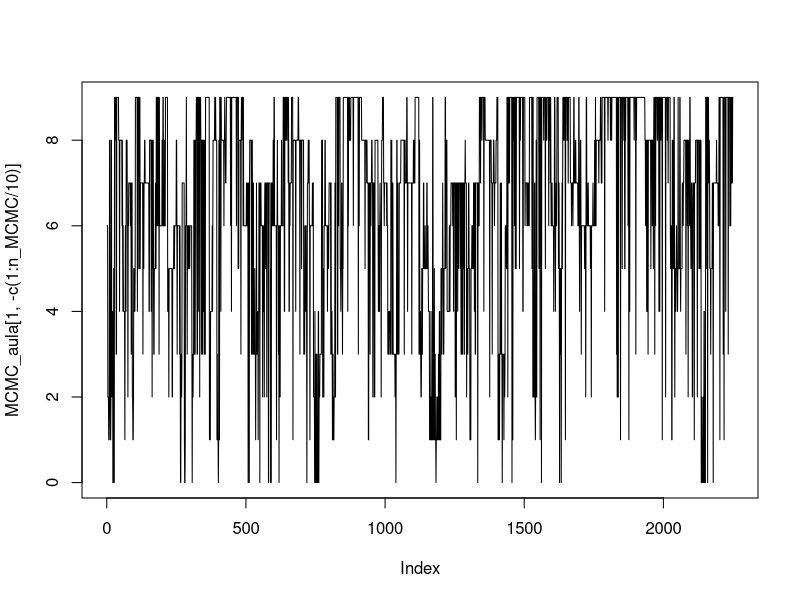
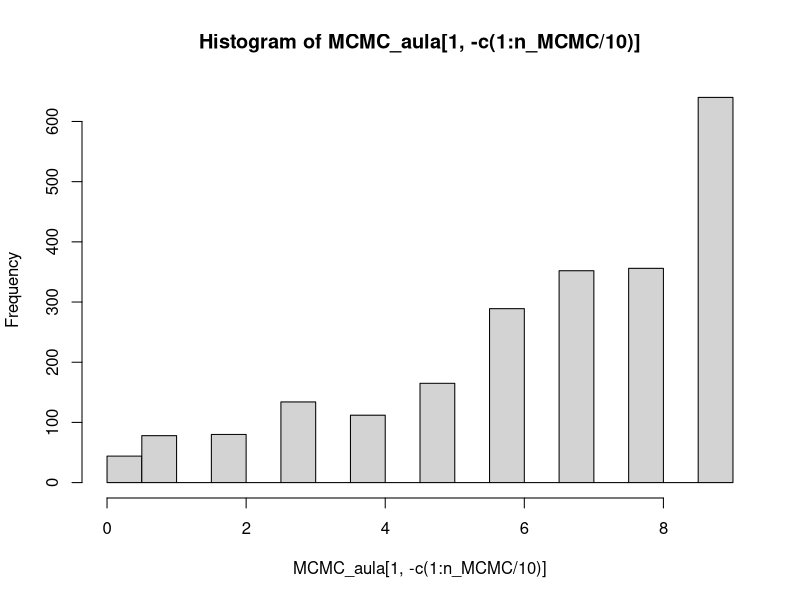
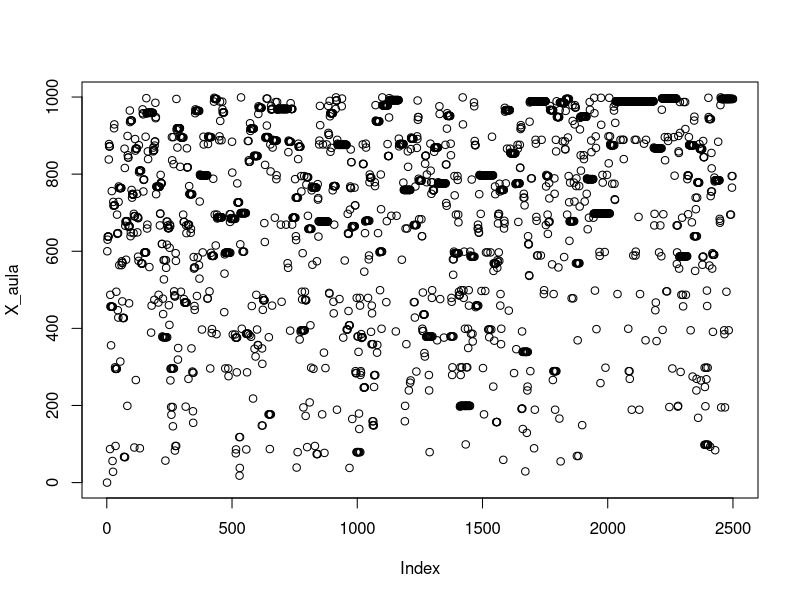
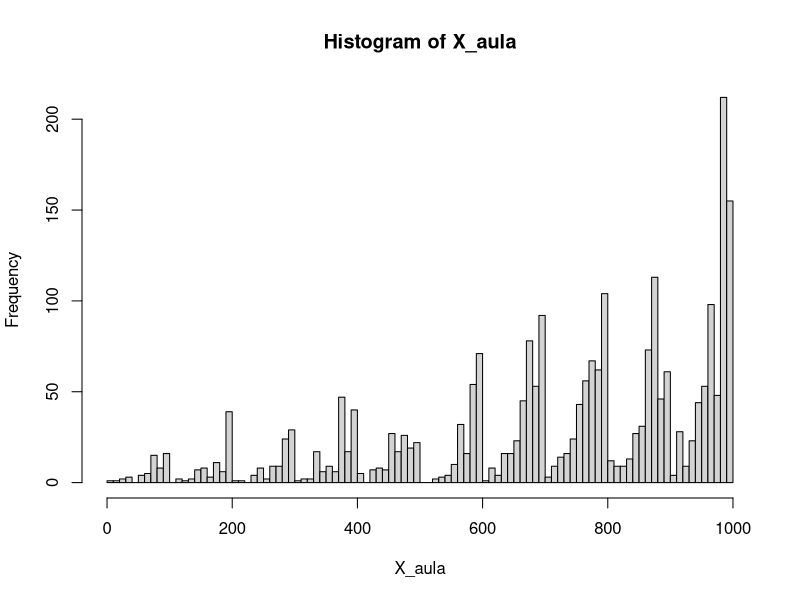
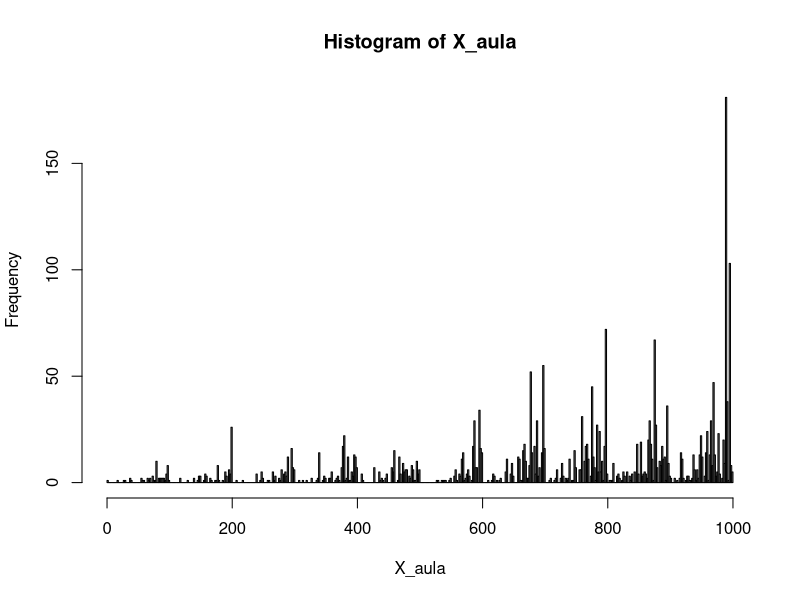
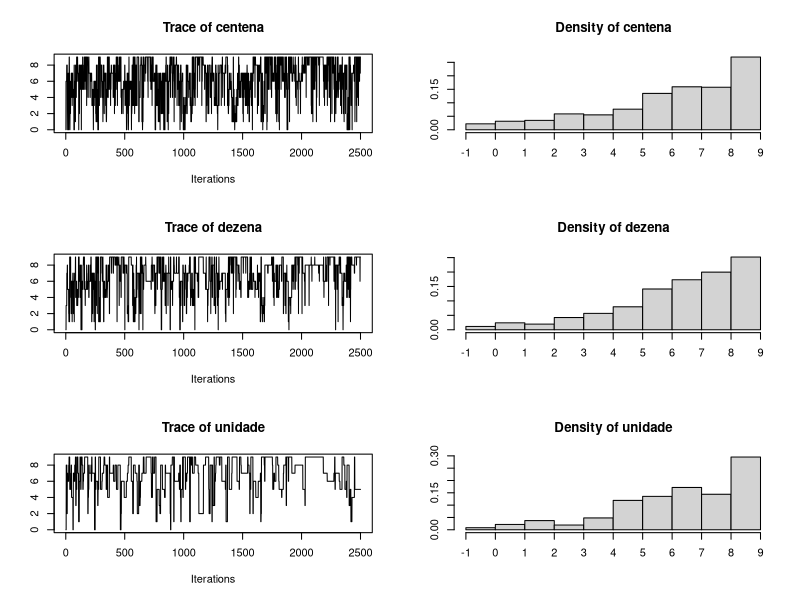
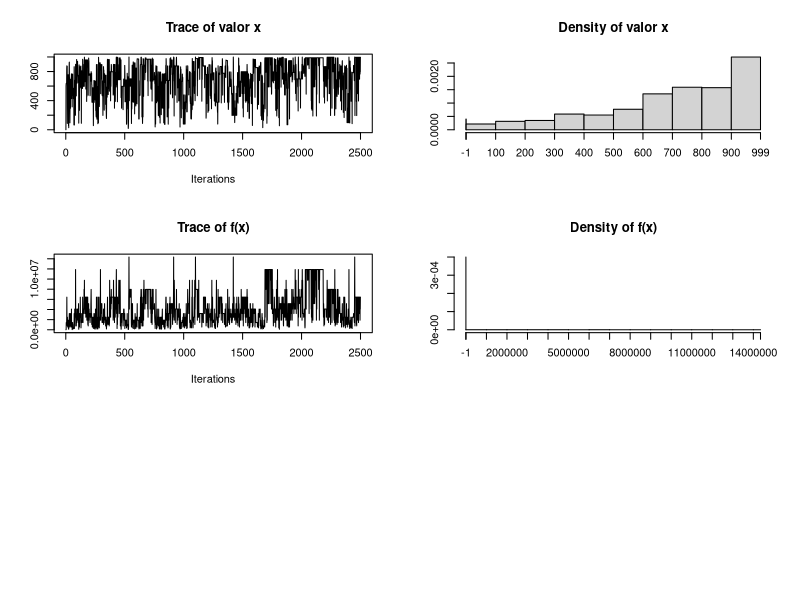
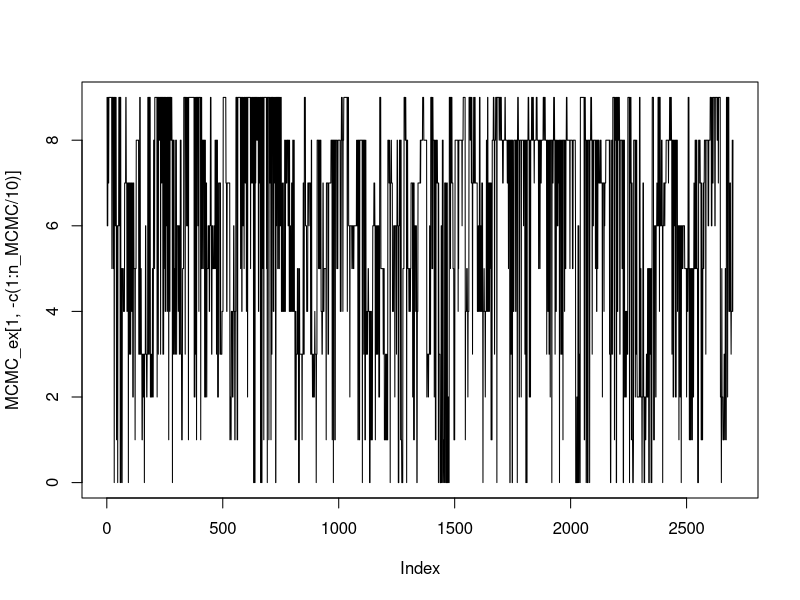

Reproduce these figures in R, in order. (Note: this script raises an error after producing the figures.)





#### Exercicio 3 ####
install.packages("coda")
library(coda)

funcao_p=function(x){
  p = 0
  for(i in 1:length(x)){
    p = p+x[i]
  }
  return(p^5)
}

valor_x = function(x) {
  size = length(x)
  val_x = 0
  for (i in 1:size){
    val_x = val_x + 10^(size-i)*x[i]
  }
  return(val_x)
}

proposta=function(xi){    
  candidatos=c(0:9)
  candidatos=candidatos[-which(candidatos==xi)]
  return(sample(candidatos,1))
}

prob_aceita=function(x_old,x_new){
  return(min(funcao_p(x_new)/funcao_p(x_old), 1))
}

MCMC_run = function(start, n_MCMC){

  len = length(start)
  
  MCMC_d=matrix(ncol=n_MCMC, nrow=len)    
  
  MCMC_d[,1]=start
  
  it=1
  while(it < (n_MCMC-1)){
    x_old=MCMC_d[,it]
    x_new=x_old
    for (i in 1:len){
      x_new[i]=proposta(x_old[i])
      
      if(runif(1)<prob_aceita(x_old,x_new)){
        MCMC_d[,it+1]=x_new 
      }else{
        MCMC_d[,it+1]=x_old 
      }
      it=it+1
      if (it == n_MCMC){
        break
      }
    }
  }
  return(MCMC_d)
}

## MCMC da aula
n_MCMC=2500
MCMC_aula = MCMC_run(c(0,0,0), n_MCMC)

plot( MCMC_aula[1,-c(1:n_MCMC/10)],type="l")
hist( MCMC_aula[1,-c(1:n_MCMC/10)])

X_aula = apply(MCMC_aula, 2, valor_x)  #montando os numeros em função dos algarismos
plot(X_aula)
hist(X_aula,nclass=100)
hist(X_aula,nclass=500)
paste("Mean Aula: ", mean(X_aula,na.rm=T))
paste("Var Aula: ", var(X_aula,na.rm=T))
paste("Sd Aula: ", sd(X_aula,na.rm=T))

f_x = apply(MCMC_aula, 2, funcao_p)

MCMC_obj_aula=rbind(MCMC_aula, X_aula, f_x)
row.names(MCMC_obj_aula)=c("centena","dezena","unidade","valor x","f(x)")

x = mcmc(na.omit(t(MCMC_obj_aula)))
summary(x)
plot(x)
effectiveSize_aula = effectiveSize(x)
effectiveSize_aula
#centena   dezena  unidade  valor x     f(x) 
#4378.211 2889.116 2345.437 3986.744 1039.236 

# Ou seja, 50000 iteracoes foram equivalentes a menos de 4000 amostras independentes do valor x.


## MCMC exercicios (5 elementos)
n_MCMC=3000     
MCMC_ex = MCMC_run(c(0,0,0,0,0), n_MCMC)

plot( MCMC_ex[1,-c(1:n_MCMC/10)],type="l")
hist( MCMC_ex[1,-c(1:n_MCMC/10)])

X_ex = apply(MCMC_ex, 2, valor_x)
plot(X_ex)
hist(X_ex,nclass=100)
hist(X_ex,nclass=500)
paste("Mean Exercicio: ", mean(X_ex,na.rm=T))
paste("Var Exercicio: ", var(X_ex,na.rm=T))
paste("Sd Exercicio: ", sd(X_ex,na.rm=T))

MCMC_ex=rbind(MCMC_ex,X,apply(MCMC_ex,2,funcao_p))
row.names(MCMC_ex)=c("dezena de milhar", "unidade de milhar", "centena","dezena","unidade","valor x","f(x)")

x_ex = mcmc(na.omit(t(MCMC_ex))) #cria elemento coda.mcmc
summary(x_ex)
effectiveSize_ex = effectiveSize(x_ex)
effectiveSize_ex
#dezena de milhar unidade de milhar           centena            dezena           unidade 
#3642.390          2898.682          2225.900          2238.239          2027.050 
#valor x              f(x) 
#3843.802           810.572 

# Da mesma forma que no exemplo anterior, 50000 iteracoes foram equivalentes a menos de 4000 amostras independentes do valor x.

#Nos dois casos, entre 2500-3000 repeticoes sao necessarias para um tamanho amostral efetivo de 200.